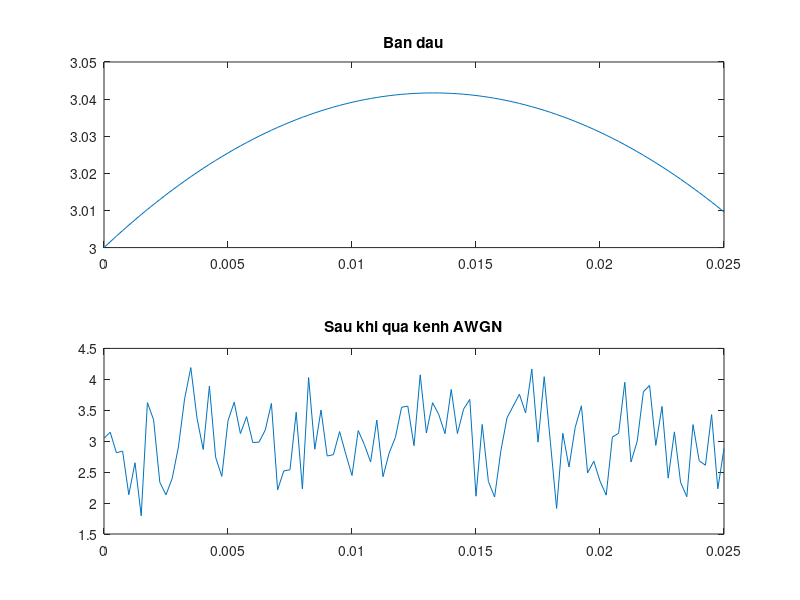

Recreate this plot in MATLAB.
clear;
% Cau a
f = 200;
T = 1/f
t = 0:(5*T)/100:5*T;
mt = sin(2*pi*t) + 3*cos(4*pi*t)
y_awgn = awgn(mt, 5);

subplot(211)
plot(t,mt);
title('Ban dau')

subplot(212)
plot(t,y_awgn);
title('Sau khi qua kenh AWGN')